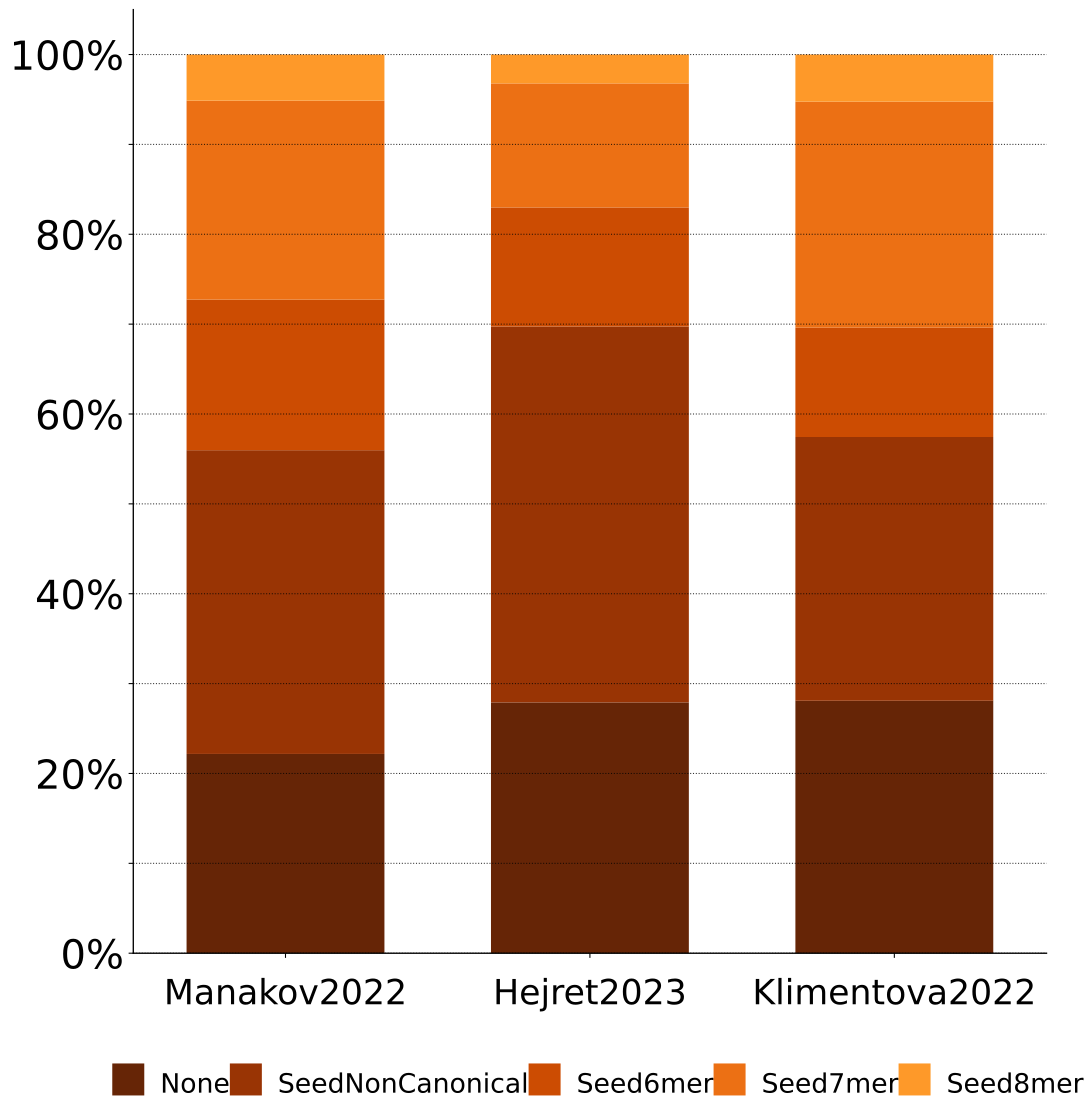

Write Python code to recreate this figure.
import pandas as pd
import matplotlib.pyplot as plt
from matplotlib.patches import Patch
from Bio.Seq import Seq
import argparse
from collections import OrderedDict
import os
from seed_utils import find_seed_match


def process_dataset(file_path):
    df = pd.read_csv(file_path, sep='\t')
    df['seed_type'] = df.apply(lambda row: find_seed_match(row['gene'], row['noncodingRNA']), axis=1)
    seed_counts = df['seed_type'].value_counts()
    return seed_counts

def create_tsv(datasets, tsv_output):
    data = []
    for name, file_path in datasets.items():
        seed_counts = process_dataset(file_path)
        data.append(pd.DataFrame({'Dataset': name, 'Seed': seed_counts.index, 'Count': seed_counts.values}))

    df = pd.concat(data)
    df_pivot = df.pivot(index='Dataset', columns='Seed', values='Count')
    df_pivot = df_pivot.reindex(columns=['Seed6mer', 'Seed7mer', 'Seed8mer', 'SeedNonCanonical', 'None'])
    df_pivot = df_pivot.fillna(0)

    # Reorder rows to match input order
    df_pivot = df_pivot.reindex(datasets.keys())

    # Calculate percentages
    df_pivot_pct = df_pivot.div(df_pivot.sum(axis=1), axis=0) * 100

    # Combine counts and percentages for TSV output
    combined_df = df_pivot.astype(int).join(df_pivot_pct, lsuffix='_count', rsuffix='_pct')

    # Save combined counts and percentages to TSV file
    combined_df.to_csv(tsv_output, sep='\t')
    print(f"TSV file saved as {tsv_output}")

    return combined_df

def plot_seed_prevalence(tsv_file, output_file):
    # Read the TSV file
    combined_df = pd.read_csv(tsv_file, sep='\t', index_col=0)

    # Separate count and percentage data
    df_pivot = combined_df.filter(regex='_count$').rename(columns=lambda x: x.replace('_count', ''))
    df_pivot_pct = combined_df.filter(regex='_pct$').rename(columns=lambda x: x.replace('_pct', ''))

    # Set figure size
    fig, ax = plt.subplots(figsize=(3500 / 300, 3500 / 300), dpi=300)

    # Set up the color palette (order as specified)
    colors = ['#662506', '#993404', '#cc4c02', '#ec7014', '#fe9929']  # Colorblind-safe orange/brown

    # Create the vertical stacked bar plot
    bar_width = 3.9
    bar_positions = range(3, 3 + 6 * len(df_pivot_pct), 6)

    bottom = [0] * len(df_pivot_pct)

    for i, seed in enumerate(['None', 'SeedNonCanonical', 'Seed6mer', 'Seed7mer', 'Seed8mer']):
        values = df_pivot_pct[seed].values
        ax.bar(bar_positions, values, bar_width, bottom=bottom, color=colors[i], edgecolor='none', linewidth=0.5)
        bottom = [b + v for b, v in zip(bottom, values)]

    # Add black borders to the entire columns
    for pos in bar_positions:
        ax.bar(pos, 100, bar_width, fill=False, edgecolor='none', linewidth=2.0)

    # Adjust y-axis
    ax.set_yticks(range(0, 101, 10))
    ax.set_yticklabels(["0%", "", "20%", "", "40%", "", "60%", "", "80%", "", "100%"],fontsize=30)
    #ax.set_yticklabels([f'{i}%' for i in range(0, 101, 10)], fontsize=30)
    ax.yaxis.grid(True, linestyle=':', alpha=0.8, color='black')

    # Increase width of x and y axis lines
    ax.spines['left'].set_linewidth(1)
    ax.spines['bottom'].set_linewidth(1)

    # Remove top and right spines
    ax.spines['top'].set_visible(False)
    ax.spines['right'].set_visible(False)

    # Adjust x-axis with reduced font size and specified order
    x_labels = df_pivot_pct.index
    plt.xticks(bar_positions, x_labels, fontsize=26, rotation=0, ha='center', weight='medium')

    # Move x-axis ticks down
    ax.xaxis.set_tick_params(pad=15)

    # Create custom square legend handles
    square_size = 24
    legend_handles = [Patch(facecolor=color, edgecolor='none') for color in colors]

    # Add legend to the bottom of the plot with corrected labels
    legend_labels = ['None', 'SeedNonCanonical', 'Seed6mer', 'Seed7mer', 'Seed8mer']
    legend = ax.legend(legend_handles, legend_labels, 
                       loc='upper center', bbox_to_anchor=(0.5, -0.10),
                       ncol=5, columnspacing=0.6, handletextpad=0.2, handlelength=1, handleheight=1,
                       prop={'size': 20, 'weight': 'medium'})

    # Adjust legend marker size and alignment
    for handle in legend.get_patches():
        handle.set_height(square_size)
        handle.set_width(square_size)

    # Center legend text with handles and reduce padding
    for text, handle in zip(legend.get_texts(), legend.get_patches()):
        text.set_ha('center')
        text.set_position((handle.get_x() + handle.get_width()/2, text.get_position()[1]))

    # Remove legend border
    legend.get_frame().set_edgecolor('none')

    # Adjust x-axis limits to extend beyond the legend width and add padding
    ax.set_xlim(0, len(df_pivot_pct) * 6)

    plt.tight_layout()

    # Save the plot with extra space at the bottom for the legend
    plt.savefig(output_file, bbox_inches='tight', dpi=300)
    print(f"Plot saved as {output_file}")

def main():
    parser = argparse.ArgumentParser(description='Generate miRNA seed prevalence plot and TSV for datasets in specified order.')
    parser.add_argument('datasets', nargs='+', help='Paths to dataset files in the order you want them processed')
    parser.add_argument('-o', '--output', default='seed_prevalence_plot.png', help='Output file name for plot (default: seed_prevalence_plot.png)')
    parser.add_argument('-t', '--tsv', default='seed_prevalence_results.tsv', help='Output file name for TSV results (default: seed_prevalence_results.tsv)')

    args = parser.parse_args()

    # Retain dataset names, excluding file extensions
    datasets = OrderedDict()
    for file_path in args.datasets:
        dataset_name = os.path.splitext(os.path.basename(file_path))[0]
        datasets[dataset_name] = file_path

    # Create TSV file
    create_tsv(datasets, args.tsv)

    # Create plot using the TSV data
    plot_seed_prevalence(args.tsv, args.output)

if __name__ == "__main__":
    main()
